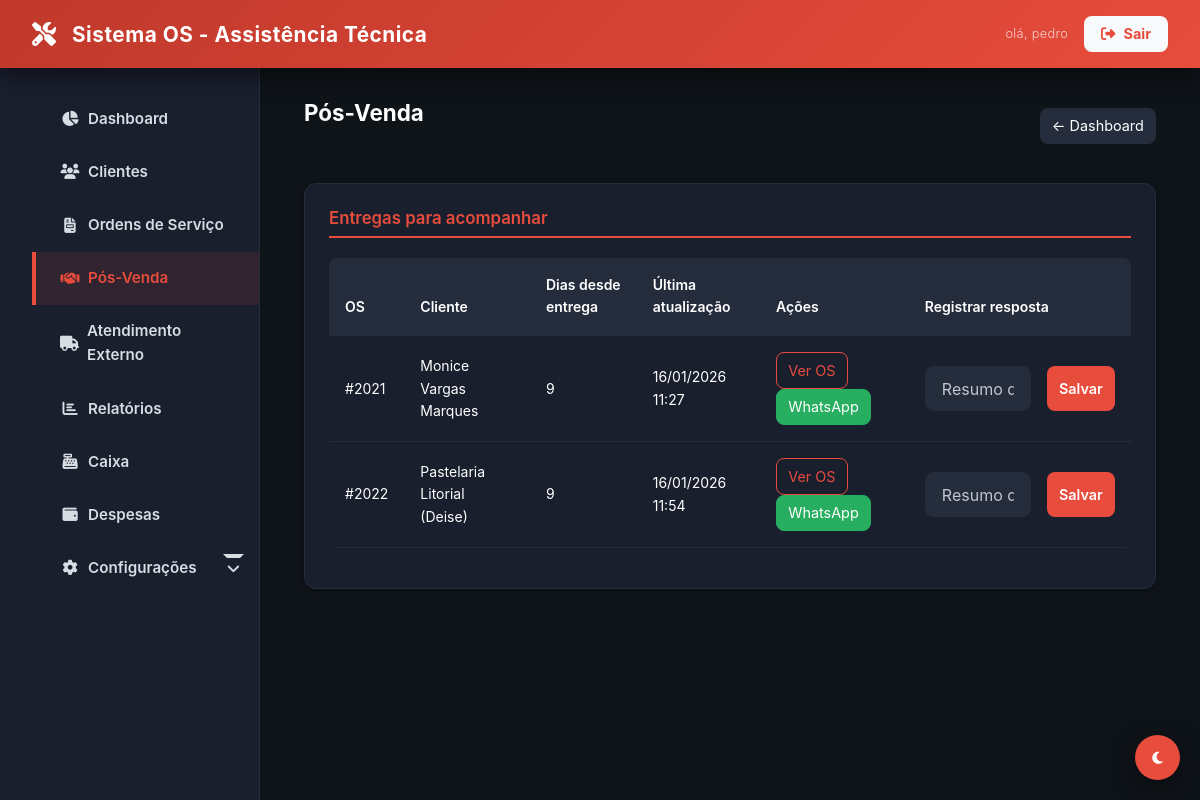
Page /pos-venda (signed in) on the committed database.
### tables this page shows
CREATE TABLE `ordens_servico` (
  `id` int NOT NULL,
  `cliente_id` int NOT NULL,
  `equipamento_id` int DEFAULT NULL,
  `defeito_relatado` text NOT NULL,
  `laudo_tecnico` text,
  `valor_total_produtos` decimal(10,2) DEFAULT '0.00',
  `valor_total_servicos` decimal(10,2) DEFAULT '0.00',
  `valor_total_os` decimal(10,2) DEFAULT '0.00',
  `valor_desconto` decimal(10,2) DEFAULT '0.00',
  `status_atual_id` int NOT NULL,
  `status_pagamento` enum('pendente','pago','parcial') DEFAULT 'pendente',
  `status_entrega` enum('nao_entregue','entregue') DEFAULT 'nao_entregue',
  `ativo` tinyint(1) DEFAULT '1',
  `created_at` timestamp NULL DEFAULT CURRENT_TIMESTAMP,
  `updated_at` timestamp NULL DEFAULT NULL
);

CREATE TABLE `clientes` (
  `id` int NOT NULL,
  `nome_completo` varchar(150) NOT NULL,
  `tipo_pessoa` varchar(20) NOT NULL,
  `documento` varchar(20) DEFAULT NULL,
  `email` varchar(150) DEFAULT NULL,
  `telefone_principal` varchar(20) DEFAULT NULL,
  `telefone_secundario` varchar(20) DEFAULT NULL,
  `endereco_logradouro` varchar(150) DEFAULT NULL,
  `endereco_numero` varchar(10) DEFAULT NULL,
  `endereco_bairro` varchar(60) DEFAULT NULL,
  `endereco_cidade` varchar(60) DEFAULT NULL,
  `data_nascimento` date DEFAULT NULL,
  `observacoes` text,
  `ativo` tinyint(1) DEFAULT '1',
  `created_at` timestamp NULL DEFAULT CURRENT_TIMESTAMP,
  `updated_at` timestamp NULL DEFAULT NULL
);

### app/Core/Controller.php (called while the page is built, shortened)
<?php
abstract class Controller
{
    protected function view(string $view, array $data = []): void
    {
        extract($data);
        $path = __DIR__ . "/../Views/{$view}.php";
        require $path;
    }
}

### app/Controllers/BaseController.php (called while the page is built, shortened)
<?php
abstract class BaseController extends Controller
{
    protected function render(string $view, array $data = []): void
    {
        $data['content'] = __DIR__ . "/../Views/{$view}.php";
        if (!isset($data['user'])) {
            $data['user'] = Auth::user();
        }
        $this->view('layout/main', $data);
    }
}

### app/Controllers/PosVendaController.php (called while the page is built, shortened)
<?php
class PosVendaController extends BaseController
{
    public function index()
    {
        $osModel = new OrdemServico();
        $alertas = $osModel->getAlertasDashboard();
        $posVenda = array_values(array_filter($alertas, function ($a) {
            return ($a['tipo'] ?? '') === 'pos_venda';
        }));
        $this->render('posvenda/index', [
            'title' => 'Pós-Venda',
            'current_page' => 'pos_venda',
            'itens' => $posVenda
        ]);
    }
}

### public/index.php (called while the page is built, shortened)
<?php
require_once __DIR__ . '/../app/Core/Autoload.php';
$router = require_once __DIR__ . '/../app/routes.php';
$uri = trim(parse_url($_SERVER['REQUEST_URI'], PHP_URL_PATH), '/');
$method = $_SERVER['REQUEST_METHOD'];
$router->dispatch($uri, $method);

### app/Core/Model.php (called while the page is built, shortened)
<?php
abstract class Model
{
    public function __construct()
    {
        $this->db = Database::getInstance()->getConnection();
    }
}

### app/Core/Database.php (called while the page is built, shortened)
<?php
class Database
{
    private static ?Database $instance = null;
    private PDO $conn;
    private function __construct()
    {
        $host = DB_HOST;
        $db   = DB_NAME;
        $user = DB_USER;
        $pass = DB_PASS;
        $charset = 'utf8mb4';
        $dsn = "mysql:host=$host;dbname=$db;charset=$charset";
        $options = [
            PDO::ATTR_ERRMODE            => PDO::ERRMODE_EXCEPTION,
            PDO::ATTR_DEFAULT_FETCH_MODE => PDO::FETCH_ASSOC,
            PDO::ATTR_EMULATE_PREPARES   => false,
            PDO::MYSQL_ATTR_INIT_COMMAND => "SET NAMES utf8mb4; SET time_zone = '-03:00'"
        ];
        try {
            $this->conn = new PDO($dsn, $user, $pass, $options);
        } catch (PDOException $e) {
            error_log("Erro de Conexão com o Banco de Dados: " . $e->getMessage());
            if (($_ENV['APP_DEBUG'] ?? 'false') === 'true') {
                die("Erro de Conexão: " . $e->getMessage());
            }
            die("Erro de Conexão: Por favor, tente novamente mais tarde.");
        }
    }
    public static function getInstance(): Database
    {
        if (self::$instance === null) {
            self::$instance = new self();
        }
        return self::$instance;
    }
    public function getConnection(): PDO
    {
        return $this->conn;
    }
}

### app/Models/OrdemServico.php (called while the page is built, shortened)
<?php
class OrdemServico extends Model
{
    protected string $table = 'ordens_servico';
    public function getAlertasDashboard(
        int $diasSemAtualizacao = 2,
        int $diasAbertasAtraso = 3,
        int $diasFinalizadasRecentes = 2
    ): array {
        $sql = "SELECT
                    os.id,
                    os.status_atual_id,
                    os.created_at,
                    os.status_pagamento,
                    os.status_entrega,
                    c.nome_completo as cliente_nome,
                    c.telefone_principal as cliente_telefone,
                    s.nome as status_nome,
                    s.cor as status_cor,
                    COALESCE(
                        (SELECT MAX(h.created_at)
                         FROM ordens_servico_status_historico h
                         WHERE h.ordem_servico_id = os.id),
                        os.created_at
                    ) as ultima_atualizacao
                FROM {$this->table} os
                JOIN status_os s ON os.status_atual_id = s.id
                JOIN clientes c ON os.cliente_id = c.id
                WHERE os.ativo = 1";
        $stmt = $this->db->prepare($sql);
        $stmt->execute();
        $rows = $stmt->fetchAll(\PDO::FETCH_ASSOC) ?: [];
        $now = new \DateTimeImmutable();
        $alertas = [];
        foreach ($rows as $row) {
            try {
                $dataCriacao = new \DateTimeImmutable($row['created_at']);
                $dataUltimaAtualizacao = new \DateTimeImmutable($row['ultima_atualizacao']);
            } catch (\Exception $e) {
                continue;
            }
            $diasDesdeCriacao = $dataCriacao->diff($now)->days;
            $diasDesdeUltimaAtualizacao = $dataUltimaAtualizacao->diff($now)->days;
            $statusId = (int)($row['status_atual_id'] ?? 0);
            $osId = (int)($row['id'] ?? 0);
            $statusNome = $row['status_nome'] ?? '';
            $statusPagamento = $row['status_pagamento'] ?? 'pendente';
            $statusEntrega = $row['status_entrega'] ?? 'nao_entregue';
            $clienteNome = $row['cliente_nome'] ?? '';
            $clienteTelefone = $row['cliente_telefone'] ?? '';
            if ($statusId === 5) {
                if ($statusPagamento === 'pago' && $statusEntrega === 'entregue') {
                    $diasEntrega = $diasDesdeUltimaAtualizacao;
                    if ($diasEntrega >= 7 && $diasEntrega <= 10) {
                        $primeiroNome = explode(' ', trim($clienteNome))[0] ?? '';
                        $alertas[] = [
                            'tipo' => 'pos_venda',
                            'nivel' => 'todos',
                            'prioridade' => 'media',
                            'os_id' => $osId,
                            'status_nome' => $statusNome,
                            'dias' => $diasEntrega,
                            'ultima_atualizacao' => $row['ultima_atualizacao'],
                            'cliente_nome' => $clienteNome,
                            'cliente_telefone' => $clienteTelefone,
                            'mensagem' => sprintf(
                                'Pós-venda: contatar cliente da OS #%d (%s) após %d dia(s) da entrega.',
                                $osId,
                                $primeiroNome,
                                $diasEntrega
                            )
                        ];
                    }
                    continue;
                }
                $mensagem = '';
                if ($statusPagamento !== 'pago' && $statusEntrega !== 'entregue') {
                    $mensagem = sprintf(
                        'OS #%d foi finalizada e está aguardando pagamento e entrega.',
                        $osId
                    );
                } elseif ($statusPagamento === 'pago' && $statusEntrega !== 'entregue') {
                    $mensagem = sprintf(
                        'OS #%d foi finalizada e paga. Aguardando entrega ao cliente.',
                        $osId
                    );
                } elseif ($statusPagamento !== 'pago' && $statusEntrega === 'entregue') {
                    $mensagem = sprintf(
                        'OS #%d foi finalizada e entregue. Pagamento pendente.',
                        $osId
                    );
                } else {
                    $mensagem = sprintf(
                        'OS #%d foi finalizada. Verificar pendências.',
                        $osId
                    );
                }
                $alertas[] = [
                    'tipo' => 'os_finalizada',
                    'nivel' => 'todos',
                    'prioridade' => 'alta',
                    'os_id' => $osId,
                    'status_nome' => $statusNome,
                    'status_pagamento' => $statusPagamento,
                    'status_entrega' => $statusEntrega,
                    'dias' => $diasDesdeUltimaAtualizacao,
                    'ultima_atualizacao' => $row['ultima_atualizacao'],
                    'mensagem' => $mensagem
                ];
                continue;
            }
            if ($diasDesdeUltimaAtualizacao >= $diasSemAtualizacao) {
                $alertas[] = [
                    'tipo' => 'os_sem_atualizacao',
                    'nivel' => 'tecnico',
                    'os_id' => $osId,
                    'status_nome' => $statusNome,
                    'dias' => $diasDesdeUltimaAtualizacao,
                    'ultima_atualizacao' => $row['ultima_atualizacao'],
                    'mensagem' => sprintf(
                        'OS #%d está sem atualização há %d dia(s). Verificar andamento.',
                        $osId,
                        $diasDesdeUltimaAtualizacao
                    )
                ];
            }
        }
        return $alertas;
    }
}

### app/Core/Autoload.php (called while the page is built, shortened)
<?php
spl_autoload_register(function ($class) {
    $prefix = 'App\\';
    $base_dir = __DIR__ . '/../';
    $len = strlen($prefix);
    if (strncmp($prefix, $class, $len) !== 0) {
        return;
    }
    $relative_class = substr($class, $len);
    $file = $base_dir . str_replace('\\', '/', $relative_class) . '.php';
});

### app/Views/posvenda/index.php (the view, shortened to what this page needs)
<?php
require_once __DIR__ . '/../layout/main.php';
?>
<div class="container">
    <div class="d-flex justify-between align-center mb-4">
        <h1>Pós-Venda</h1>
        <a href="<?php echo BASE_URL; ?>dashboard" class="btn btn-secondary btn-sm">← Dashboard</a>
    </div>
    <div class="card">
        <h3 class="card-title">Entregas para acompanhar</h3>
        <?php if (empty($itens)): ?>
            <p class="text-muted">Nenhuma OS elegível para pós-venda no momento.</p>
        <?php else: ?>
            <div class="table-responsive">
                <table class="table">
                    <thead>
                        <tr>
                            <th>OS</th>
                            <th>Cliente</th>
                            <th>Dias desde entrega</th>
                            <th>Última atualização</th>
                            <th>Ações</th>
                            <th>Registrar resposta</th>
                        </tr>
                    </thead>
                    <tbody>
                        <?php foreach ($itens as $a): ?>
                            <?php
                                $telefone = preg_replace('/\D+/', '', $a['cliente_telefone'] ?? '');
                                $msg = "Olá {$a['cliente_nome']}, tudo bem? Sobre a OS #{$a['os_id']}, gostaríamos de saber como está o equipamento e sua experiência. Seu feedback é importante.";
                                $wa = $telefone ? "https://wa.me/55{$telefone}?text=" . urlencode($msg) : '#';
                            ?>
                            <tr>
                                <td>#<?php echo (int)$a['os_id']; ?></td>
                                <td><?php echo htmlspecialchars($a['cliente_nome'] ?? ''); ?></td>
                                <td><?php echo (int)($a['dias'] ?? 0); ?></td>
                                <td><?php echo isset($a['ultima_atualizacao']) ? date('d/m/Y H:i', strtotime($a['ultima_atualizacao'])) : '--'; ?></td>
                                <td>
                                    <a href="<?php echo BASE_URL; ?>ordens/view?id=<?php echo (int)$a['os_id']; ?>" class="btn btn-outline-primary btn-sm">Ver OS</a>
                                    <?php if ($telefone): ?>
                                        <a href="<?php echo $wa; ?>" target="_blank" class="btn btn-success btn-sm">WhatsApp</a>
                                    <?php endif; ?>
                                </td>
                                <td>
                                    <form action="<?php echo BASE_URL; ?>pos-venda/registrar-resposta" method="POST" class="d-flex gap-2">
                                        <input type="text" name="resumo" class="form-control" placeholder="Resumo da resposta" required>
                                        <button type="submit" class="btn btn-primary btn-sm">Salvar</button>
                                    </form>
                                </td>
                            </tr>
                        <?php endforeach; ?>
                    </tbody>
                </table>
            </div>
        <?php endif; ?>
    </div>
</div>

### app/Core/Router.php (shortened to what this page needs)
<?php
class Router
{
    protected array $routes = [];
    public function add(string $method, string $uri, string $controller): void
    {
        $this->routes[] = [
            'uri' => trim($uri, '/'),
            'controller' => $controller,
            'method' => strtoupper($method),
        ];
    }
    public function dispatch(string $uri, string $method): void
    {
        $uri = trim($uri, '/');
        $method = strtoupper($method);
        foreach ($this->routes as $route) {
            if ($route['uri'] === $uri && $route['method'] === $method) {
                $parts = explode('@', $route['controller']);
                $action = $parts[1] ?? 'index';
                $controller = new $controllerClass();
                $controller->$action();
                return;
            }
        }
    }
}

### rows in the picture
ordens_servico: id "2021", cliente.nome_completo "Monice Vargas Marques", dias "9", ultima_atualizacao "16/01/2026 11:27"
ordens_servico: id "2022", cliente.nome_completo "Pastelaria Litorial (Deise)", dias "9", ultima_atualizacao "16/01/2026 11:54"
